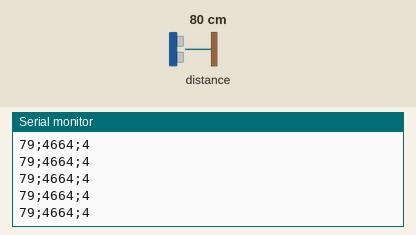
This sketch was run on a simulated ESP8266 (NodeMCU). Parts: the last lines printed to the serial monitor. Wiring (inferred from the names in the program): ultrasonic range finder: trigger D4; echo D3. The test bench sets the inputs (shaded band); at power-on: distance to the obstacle 80 cm. The echo pulse lasts 58.3 µs per cm.

Above: at 1.2 s.
1.3 s: distance to the obstacle set to 2 cm
At 1.37 s:
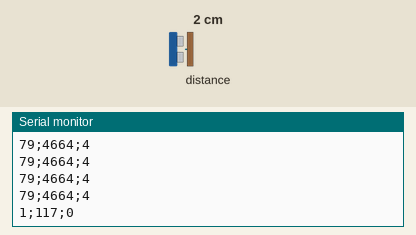
2.8 s: distance to the obstacle set to 4 cm
At 2.89 s:
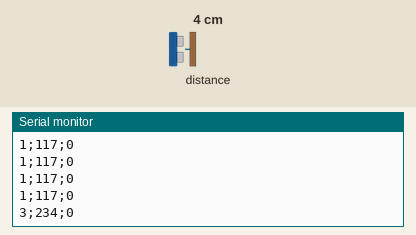
Timing chart, 0 to 5.8 s (numbered marks = the images above; inputs shaded):
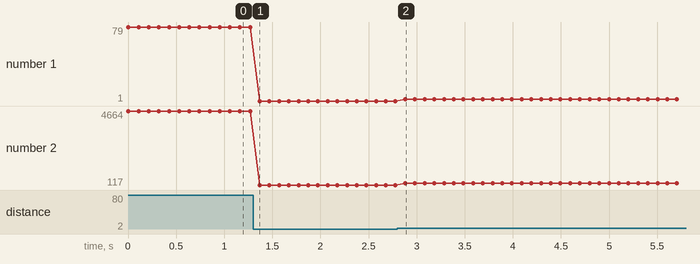

The sketch:

HC-SR04.ino
```cpp
const int trigPin = D4;
const int echoPin = D3;
int incomingByte = 0;

void setup() {
  Serial.begin(9600);
}

void loop() {
  long micro, milli, second, cm;
  pinMode(trigPin, OUTPUT);
  digitalWrite(trigPin, LOW);
  delayMicroseconds(2);
  digitalWrite(trigPin, HIGH);
  delayMicroseconds(10);
  digitalWrite(trigPin, LOW);
  pinMode(echoPin, INPUT);

  //waktu tempuh
  micro = pulseIn(echoPin, HIGH);
  milli = micro / 1000;
  //jarak yang ditempuh
  cm = micro * 0.034 / 2;

  Serial.print(cm);
  Serial.print(";");
  Serial.print(micro);
  Serial.print(";");
  Serial.println(milli);
  delay(100);

    if(Serial.available() > 0){
    incomingByte = Serial.read();
    if (incomingByte!=97){
      return;
    }else{
        digitalWrite(D4, HIGH);
        delay(100);
        digitalWrite(D4, LOW);
        delay(100);
    }
  }

}
```

Measured:
- after the input at 1.3 s, the serial monitor: prints a new line after 0.07 s (image 1)
- after the input at 2.8 s, the serial monitor: prints a new line after 0.08 s (image 2)
- plotted number 1: 79 → 1 after the input at 1.3 s, 1 → 3 after the input at 2.8 s
- plotted number 2: 4664 → 117 after the input at 1.3 s, 117 → 234 after the input at 2.8 s
